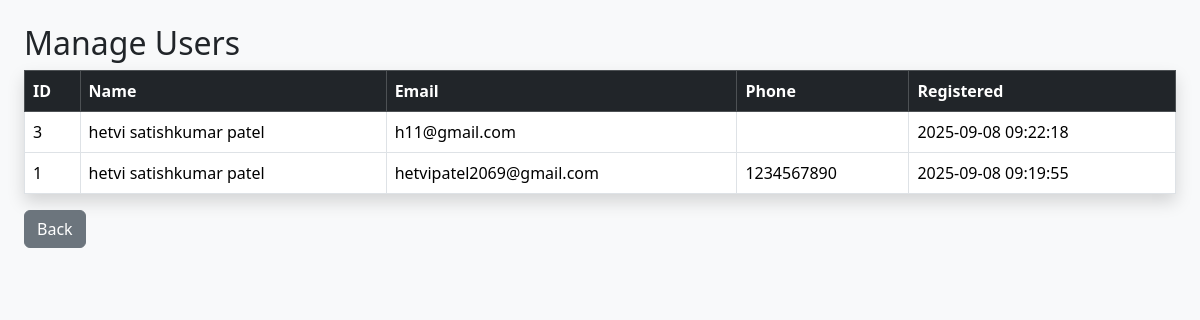
Page /admin/admin_users.php (signed in) on the committed database.
### tables this page shows
CREATE TABLE `users` (
  `id` int(11) NOT NULL,
  `fullname` varchar(100) NOT NULL,
  `email` varchar(100) NOT NULL,
  `username` varchar(50) NOT NULL,
  `password` varchar(255) NOT NULL,
  `created_at` timestamp NOT NULL DEFAULT current_timestamp(),
  `phone` varchar(20) DEFAULT NULL,
  `address` varchar(255) DEFAULT NULL
);

### admin/admin_users.php (the view, shortened to what this page needs)
<?php
require_once '../db.php';
$users = $conn->query("SELECT * FROM users ORDER BY id DESC");
?>
<!DOCTYPE html>
<html>
<head>
  <link href="https://cdn.jsdelivr.net/npm/bootstrap@5.3.3/dist/css/bootstrap.min.css" rel="stylesheet">
</head>
<body class="p-4 bg-light">
  <h2>Manage Users</h2>
  <table class="table table-bordered table-hover bg-white shadow">
    <thead class="table-dark">
      <tr>
        <th>ID</th>
        <th>Name</th>
        <th>Email</th>
        <th>Phone</th>
        <th>Registered</th>
      </tr>
    </thead>
    <tbody>
      <?php while ($row = $users->fetch_assoc()): ?>
        <tr>
          <td><?= $row['id'] ?></td>
          <td><?= htmlspecialchars($row['fullname']) ?></td>
          <td><?= htmlspecialchars($row['email']) ?></td>
          <td><?= htmlspecialchars($row['phone']) ?></td>
          <td><?= $row['created_at'] ?></td>
        </tr>
      <?php endwhile; ?>
    </tbody>
  </table>
  <a href="index.php" class="btn btn-secondary">Back</a>
</body>
</html>

### rows in the picture
users: id "3", fullname "hetvi satishkumar patel", email "h11@gmail.com", created_at "2025-09-08 09:22:18"
users: id "1", fullname "hetvi satishkumar patel", email "hetvipatel2069@gmail.com", phone "1234567890", created_at "2025-09-08 09:19:55"
